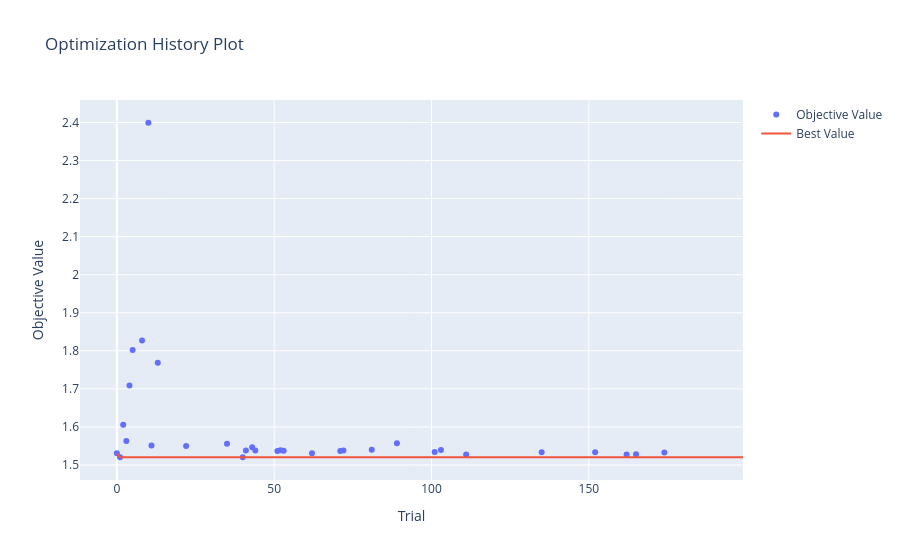

The cell this chart's notebook holds for it:
### Code cell
fig = optuna.visualization.plot_optimization_history(study)
show(fig)

### Figure 1 — Plotly figure (JSON) as saved in the notebook; plotly's stock layout.template omitted (floating-point values rounded to 4 significant figures; data arrays with more than 128 entries replaced by an {"elided": "..."} marker saying what was removed)
{"data": [{"mode": "markers", "name": "Objective Value", "type": "scatter", "x": [0, 1, 2, 3, 4, 5, 8, 10, 11, 13, 22, 35, 40, 41, 43, 44, 51, 52, 53, 62, 71, 72, 81, 89, 101, 103, 111, 135, 152, 162, 165, 174], "y": [1.531, 1.52, 1.606, 1.563, 1.709, 1.802, 1.827, 2.399, 1.551, 1.768, 1.55, 1.556, 1.52, 1.538, 1.547, 1.538, 1.537, 1.538, 1.537, 1.531, 1.537, 1.538, 1.54, 1.557, 1.534, 1.539, 1.527, 1.533, 1.533, 1.527, 1.528, 1.533]}, {"mode": "lines", "name": "Best Value", "type": "scatter", "x": {"elided": "200 int values"}, "y": {"elided": "200 float values"}}, {"marker": {"color": "#cccccc"}, "mode": "markers", "name": "Infeasible Trial", "showlegend": false, "type": "scatter", "x": [], "y": []}], "layout": {"autosize": true, "title": {"text": "Optimization History Plot"}, "xaxis": {"autorange": true, "range": [-11.77, 199], "title": {"text": "Trial"}, "type": "linear"}, "yaxis": {"autorange": true, "range": [1.448, 2.472], "title": {"text": "Objective Value"}, "type": "linear"}}}
